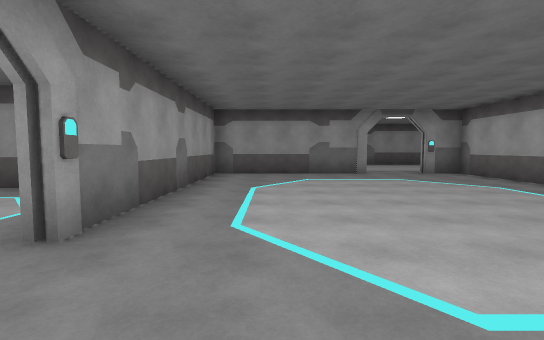
View 1 (above)

16 first-person views from a walk through a scene from a Unity 3-D project. The camera is 1.5 m above the floor, tilts 4° down and sees 85° across. The floor is counted in squares, 2 m on a side. Each view is taken from the middle of a square. On the plan, view 1 faces up. The plan holds only what a view shows up to about 10 squares ahead; the rest is blank. The player character is not drawn. Surface patterns are stand-ins for the level's own textures.

View 2
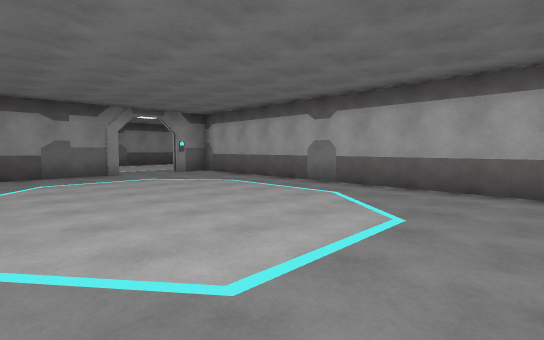

View 3
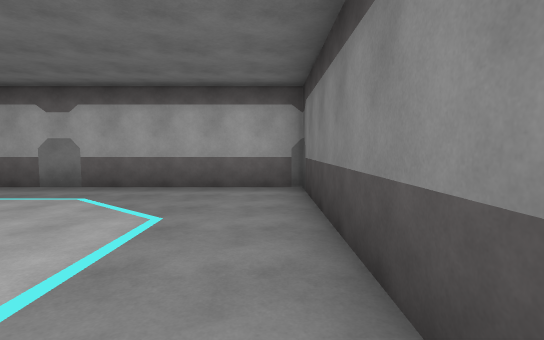

View 4
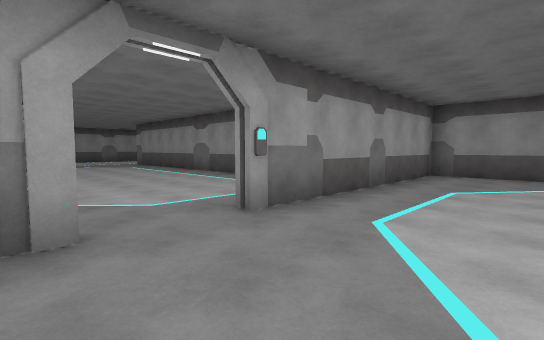

View 5
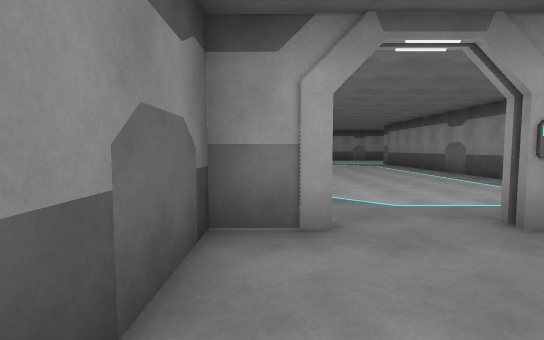

View 6
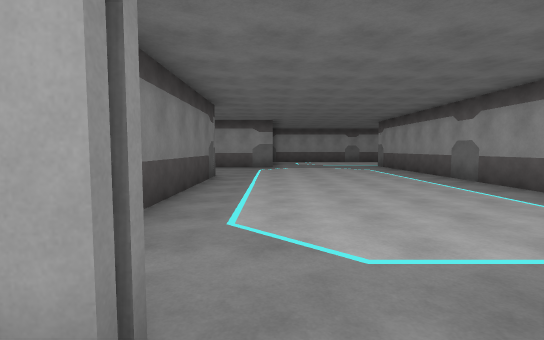

View 7
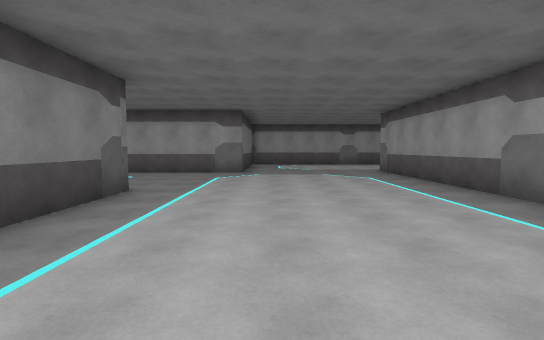

View 8
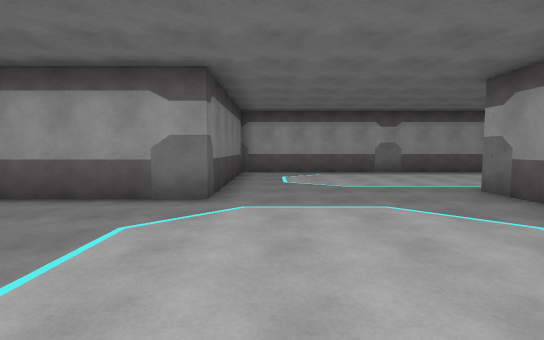

View 9
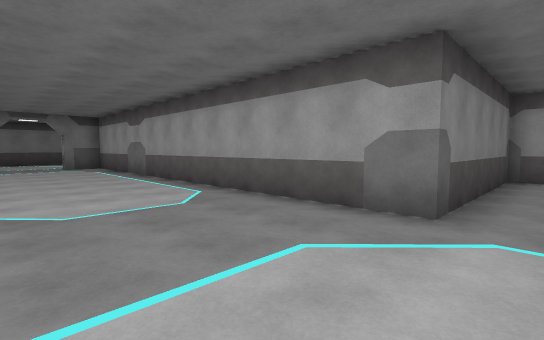

View 10
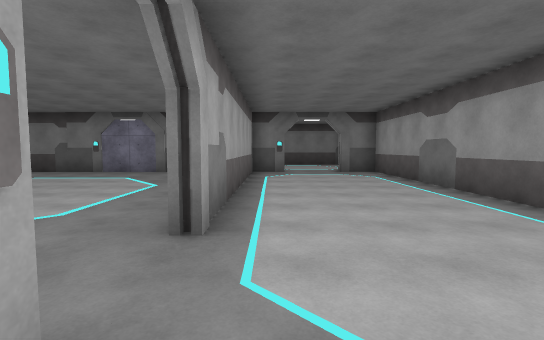

View 11
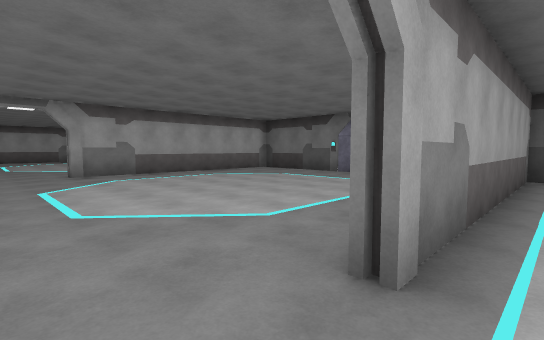

View 12
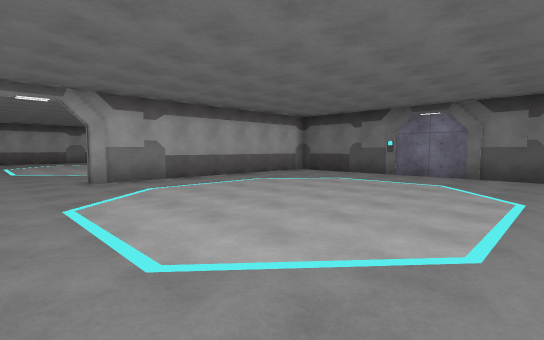

View 13
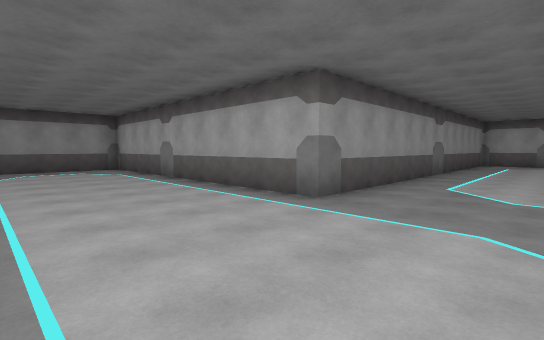

View 14
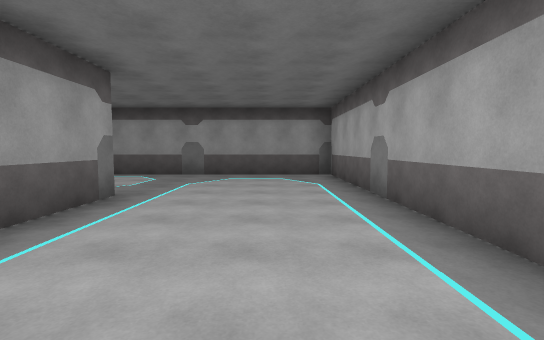

View 15
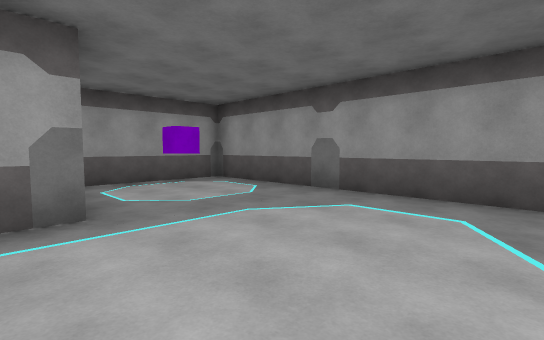

View 16
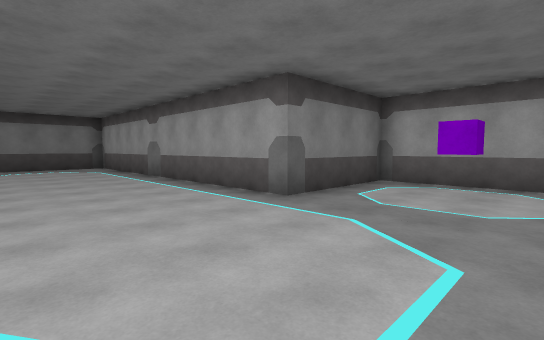

### Floor plan
Points are (right, up) in squares from view 1. A wall is a line through its corners. A room is listed if a view was taken in it or the views show most of it. See-through windows are left out.
Room 1 (views 1, 2, 3, 4, 5, 6)
walls: (3, 9.2) (-1.7, 9.2) (-1.7, 2.4) (-2.1, 2.4); (-2.1, 0.6) (-1.7, 0.6) (-1.7, -0.6) (5.8, -0.6) (5.8, 9.2) (4.7, 9.2)
ways out: opening at (-2, 1.5) to room 2; opening at (3.5, 9)
Room 2 (views 7, 8, 9, 10, 11, 13, 14, 15, 16)
walls: (-9.4, -0.6) (-4.6, -0.6); (-4.9, 5.7) (-14.3, 5.7) (-14.3, 14.8) (-21.9, 14.8) (-21.9, 10.8) (-18.6, 10.8) (-18.6, 1) (-13.4, 1) (-13.4, -10.9) (-12.3, -10.9); (-20.6, 13.1) (-20, 13.1) (-20, 12.6) (-20.6, 12.6); (-10.5, -10.9) (-9.4, -10.9) (-9.4, -3.5)
ways out: opening at (-2, 1.5) to room 1; opening at (-9, -2.5) to room 3; opening at (-11.5, -11)
Room 3 (view 12)
walls: (-9.4, -3.5) (-9, -3.5); (-0.8, -9) (-0.8, -3.6); (-7.6, -10.9) (-1.9, -10.9)
ways out: opening at (-9, -2.5) to room 2; opening at (-1, -2.5)

Where each view was taken, in squares from view 1:
view 1: 0 up, 0 right, facing up
view 2: 0 up, 0 right, facing up-right
view 3: 0 up, 0 right, facing right
view 4: 0 up, 1 right, facing up-left
view 5: 0 up, 1 right, facing left
view 6: 1 up, 1 left, facing left
view 7: 2 up, 4 left, facing left
view 8: 2 up, 9 left, facing left
view 9: 2 up, 10 left, facing down-left
view 10: 1 down, 10 left, facing down
view 11: 2 down, 10 left, facing down-right
view 12: 2 down, 8 left, facing down-right
view 13: 3 up, 18 left, facing up-right
view 14: 6 up, 16 left, facing up
view 15: 10 up, 15 left, facing up-left
view 16: 14 up, 15 left, facing down-left
